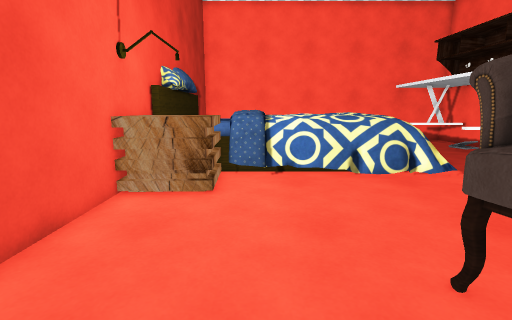
view 1 (above)

19 first-person views from a walk through a scene from a Unity 3-D project. The camera is 1.3 m above the floor, tilts 10° down and sees 85° across. Doors are open. The floor is counted in squares, 0.5 m on a side. Each view is taken from the middle of a square. On the plan, view 1 faces up. The plan holds only what a view shows up to about 19 squares ahead; the rest is blank. The place goes on beyond the plan. Some surface patterns are stand-ins.

view 2
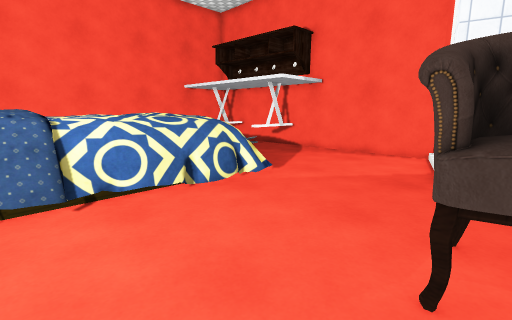

view 3
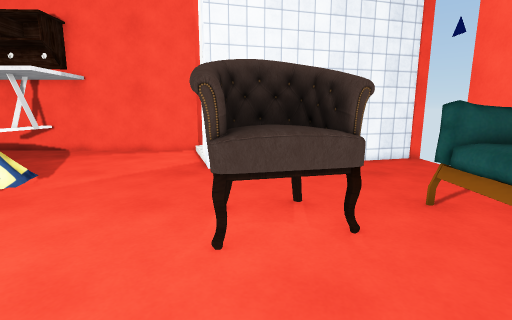

view 4
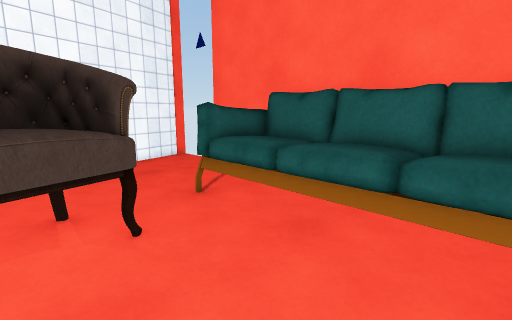

view 5
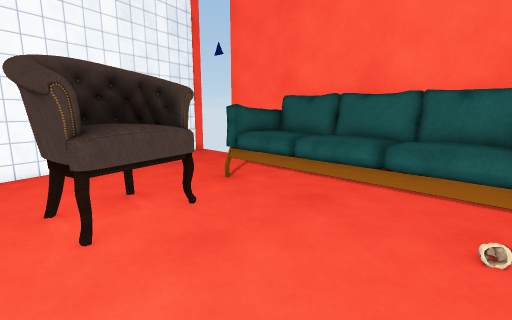

view 6
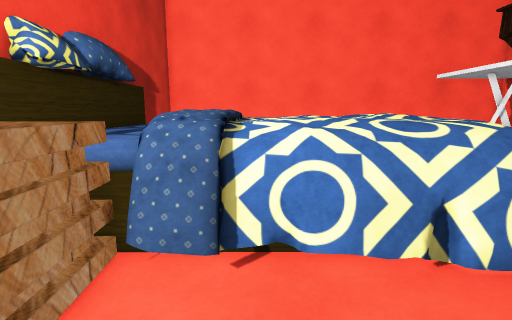

view 7
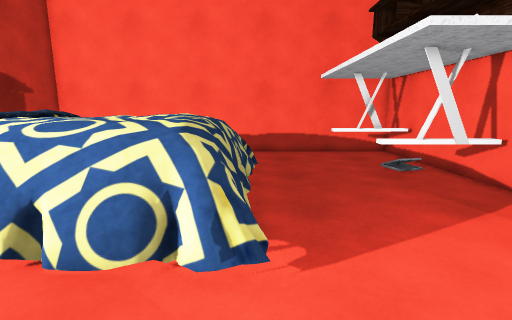

view 8
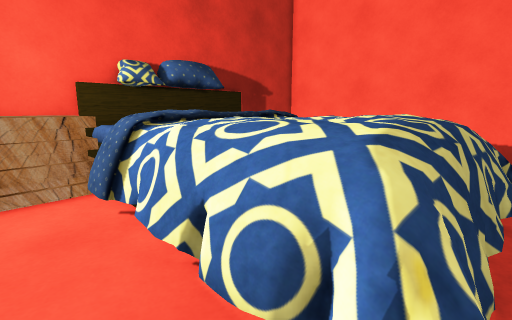

view 9
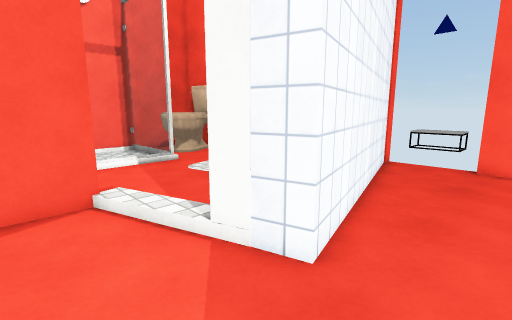

view 10
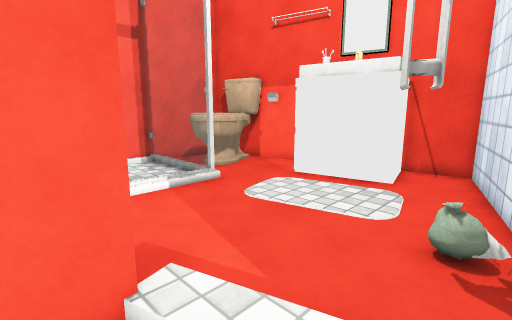

view 11
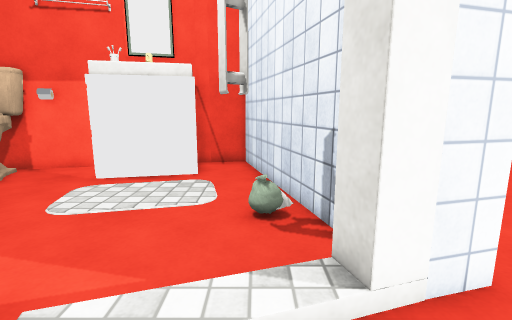

view 12
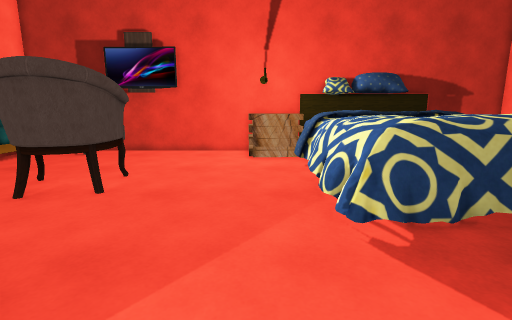

view 13
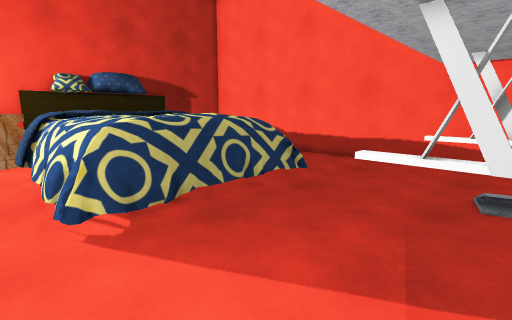

view 14
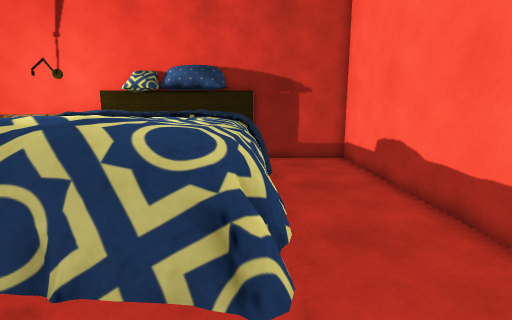

view 15
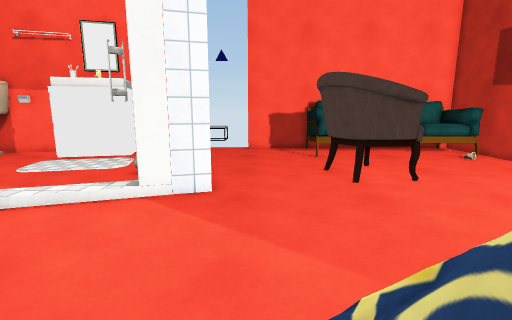

view 16
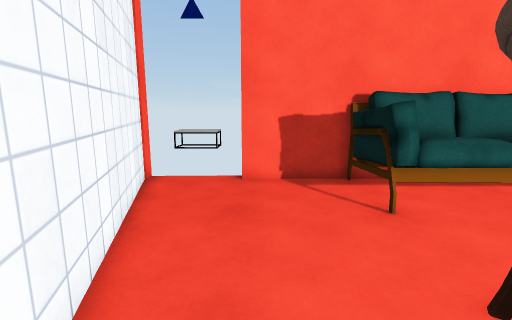

view 17
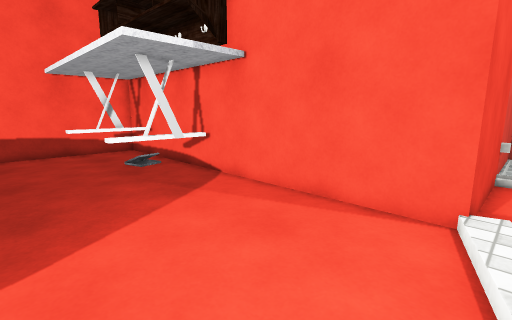

view 18
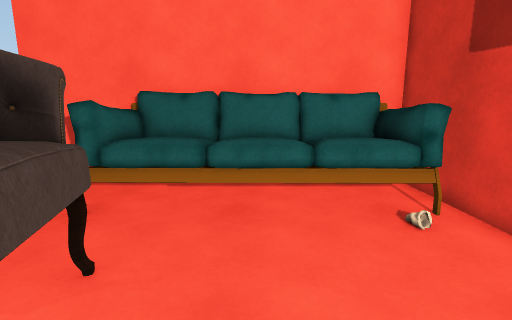

view 19
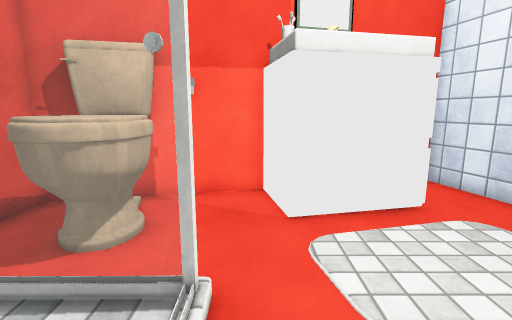

### Floor plan
Key: @ floor where view 1 was taken; # wall or solid block; x gap in a wall; . main floor; : floor 0.25 m higher than the main floor; / step, stairs or slope; D open door; = window, fence, low wall or low ledge; ^ raised ledge; T table; C chair; S sofa; I toilet; O other object.
Columns run from 5 left of view 1 to 26 right of it. Each row starts with its distance up from view 1.
 25  #####################
 24  #...................#
 23  #...................#
 22  #...............TTTTT
 21  #...................#
 20  #  === ======...../ #
 19  #   ^^^^^^^==.....//#
 18  #   ^^^^^^^==.......#
 17  #^  ^^^^^^^=.....TTT#
 16  #^  ^ ^^^^^^=...TTTTT
 15  #^^ ^ ^^^^^^=.......#
 14  #^^ ^^^^^^^^=.......#
 13  # ^^^^^^^^^^=.......#
 12 ##^O^^==^=====.......#
 11 #OOO#=.==.==#........#
 10 #OOOO................#
  9 #OOOO................#
  8 ##...................#
  7 ##...................###########
  6  #...............///:/.....
  5  #..............##/........=
  4  #......CCCC....##.........=...
  3  #......CCCC....##.........=...
  2  #......CCCC....###x#.. ...=====
  1  #......CCCC.....##........##II
  0 ##...@...........##.........III
 -1 ##...............##.........III
 -2 #SSSSSSSSSSS.....###..OOOO...III
 -3 #SSSSSSSSSSS......##..O   O.III#
 -4 #SSSSSSSSSSS......##..O   ####
 -5 #SSSSSSSSSSS....DDD####
 -6 ###############DDDD#

Where each view was taken, in squares from view 1:
view 1: 0 up, 0 right, facing up
view 2: 3 up, 1 left, facing up-right
view 3: 3 up, 2 left, facing right
view 4: 3 up, 2 left, facing down-right
view 5: 5 up, 3 left, facing down-right
view 6: 7 up, 1 right, facing up
view 7: 7 up, 8 right, facing up
view 8: 9 up, 8 right, facing up-left
view 9: 9 up, 8 right, facing down-right
view 10: 8 up, 13 right, facing down-right
view 11: 9 up, 14 right, facing down
view 12: 9 up, 14 right, facing left
view 13: 10 up, 15 right, facing up-left
view 14: 20 up, 11 right, facing left
view 15: 14 up, 9 right, facing down
view 16: 5 up, 9 right, facing down
view 17: 6 up, 9 right, facing up-right
view 18: 5 up, 1 right, facing down
view 19: 5 up, 21 right, facing down
